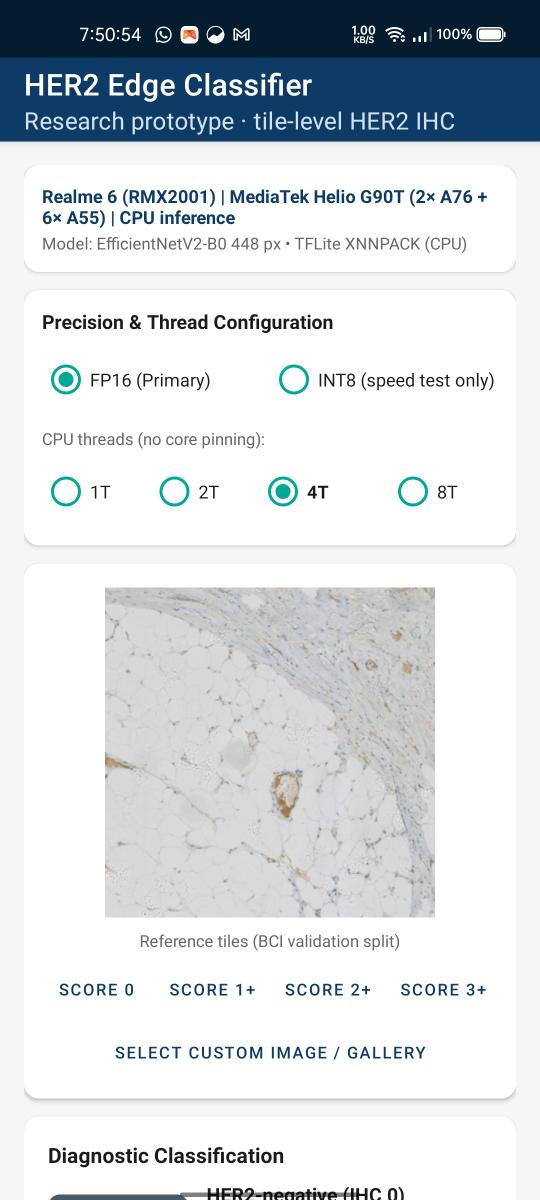
#> input picture deployment/app_screenshots/realme_6/01_app_overview_hardware_and_controls.png, 1080 x 2400 px, found by its file name (shown at 1/2 size)
$ python create_realme_6_composite_figure.py
#> lines starting #> are read from the running program, lines starting #| are printed output that depends on the picture
"""
Generate publication-quality composite figure of the physical Android App running
on the Realme 6 (RMX2001, MediaTek Helio G90T, Android 11) for FYP3 documentation.
"""

from pathlib import Path
import cv2
import numpy as np
import matplotlib
matplotlib.use("Agg")
import matplotlib.pyplot as plt

SCREEN_DIR = Path("/Users/dhaneswarareddy/Downloads/FYP3/deployment/app_screenshots/realme_6")
OUT_DIR = Path("/Users/dhaneswarareddy/Downloads/FYP3/final_report_figures")
OUT_DIR.mkdir(parents=True, exist_ok=True)

screens = [
    ("01_app_overview_hardware_and_controls.png", "A: Device and configuration\n(Helio G90T • 2× A76 + 6× A55 • Android 11)"),
    ("04_app_inference_score_2_equivocal_fp16.png", "B: Reference tile 2+ (FP16)\n(equivocal: reflex ISH required)"),
    ("05_app_inference_score_3_positive_fp16.png", "C: Reference tile 3+ (FP16)\n(HER2-positive; pathologist review)"),
    ("06_app_inference_score_3_int8_quantized.png", "D: INT8 selected\n(failed accuracy gate: speed test only)"),
]

fig, axes = plt.subplots(1, 4, figsize=(18, 10.5))

for ax, (fname, title) in zip(axes, screens):
    img_bgr = cv2.imread(str(SCREEN_DIR / fname))
#> img_bgr is the input picture: shape (2400, 1080, 3); mean B, G, R 221.7, 217.9, 212.6
    # Crop status bar (top 115px) and nav bar (bottom 115px)
    img_cropped = img_bgr[115:2285, :]
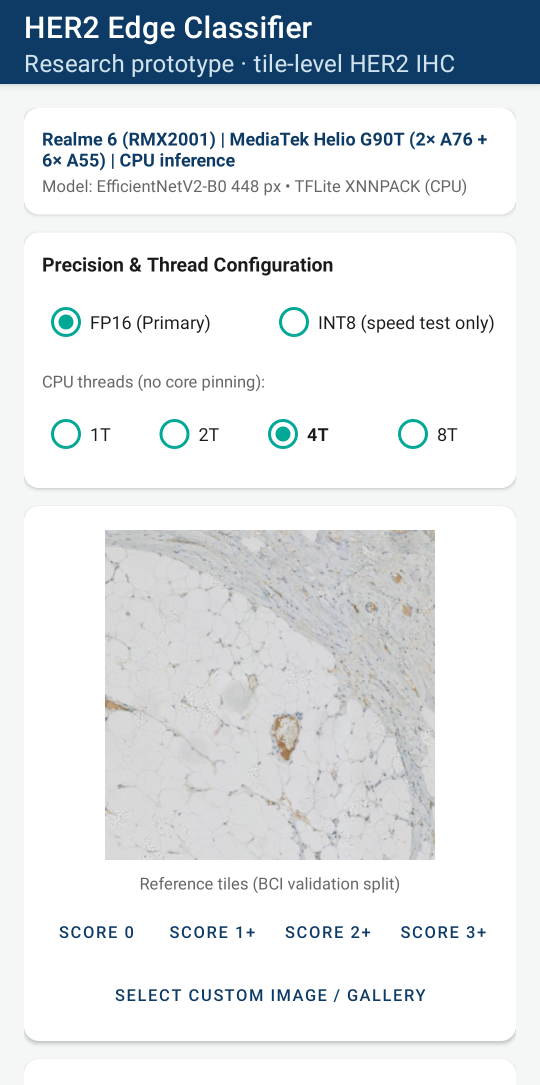
#> img_cropped: shape (2170, 1080, 3) (shown at 1/2 size); mean B, G, R 230, 226.7, 222
    img_rgb = cv2.cvtColor(img_cropped, cv2.COLOR_BGR2RGB)

    ax.imshow(img_rgb)
    ax.set_title(title, fontsize=11, fontweight="bold", pad=12, color="#0d3b66")
    ax.axis("off")
#> pass 2 of the loop `for ax, (fname, title) in zip(axes, screens):`:
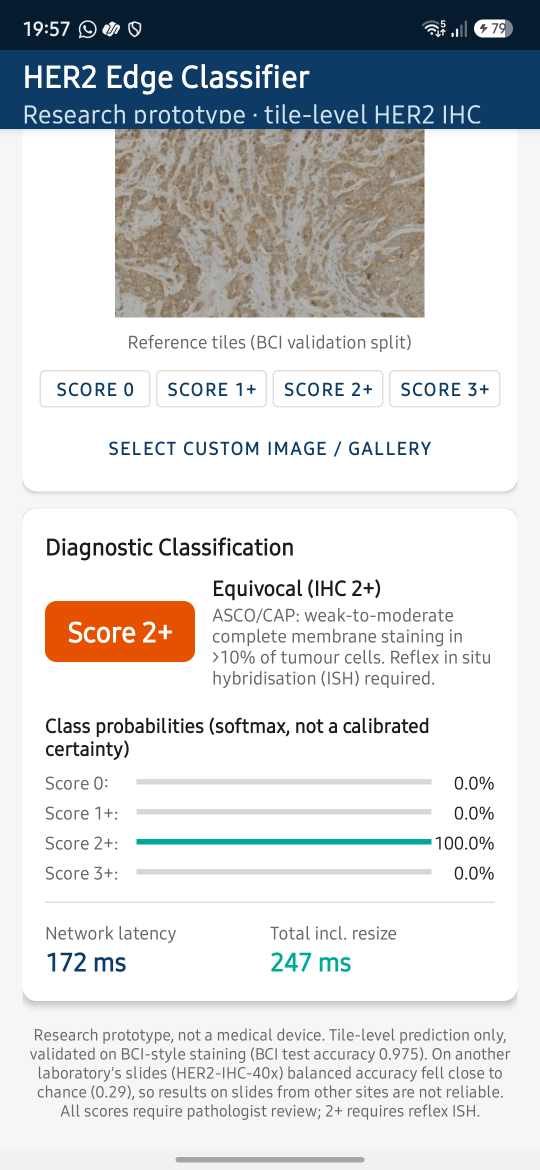
#> input picture deployment/app_screenshots/04_app_inference_score_2_equivocal_fp16.png, 1080 x 2340 px, found by its file name (shown at 1/2 size)
#> img_bgr is the input picture: shape (2340, 1080, 3); mean B, G, R 213.9, 212.6, 210.4
#> `img_cropped = img_bgr[115:2285, :]`:
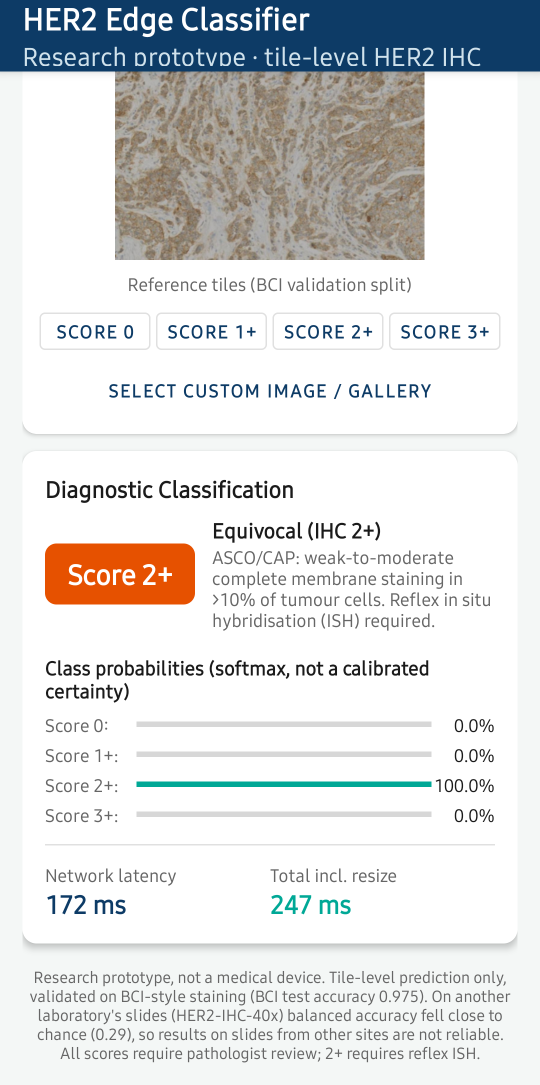
#> img_cropped: shape (2170, 1080, 3) (shown at 1/2 size); mean B, G, R 221.3, 221.2, 220
#> pass 3 of the loop `for ax, (fname, title) in zip(axes, screens):`:
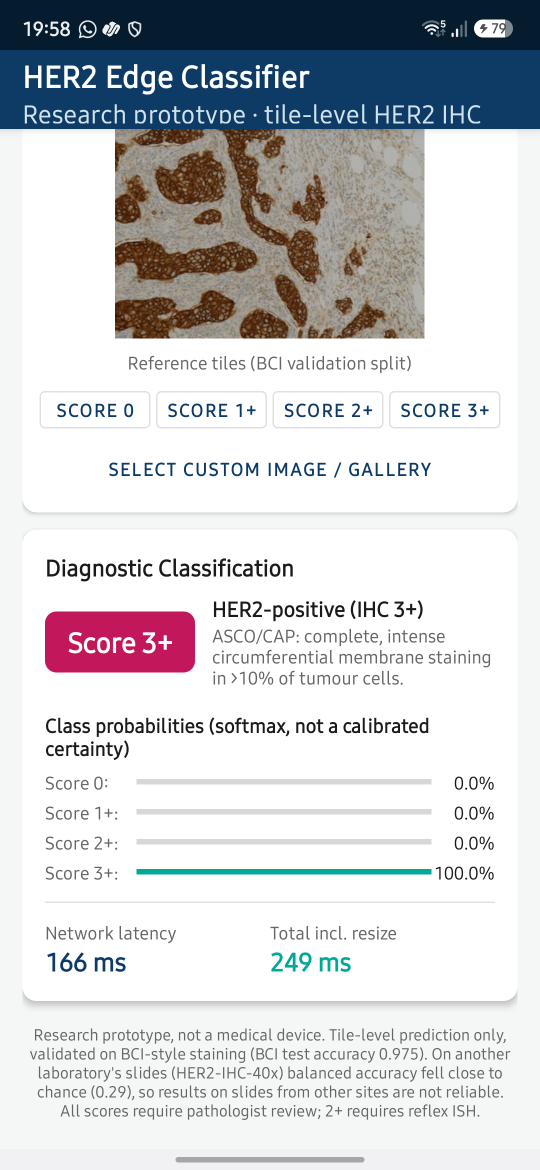
#> input picture deployment/app_screenshots/05_app_inference_score_3_positive_fp16.png, 1080 x 2340 px, found by its file name (shown at 1/2 size)
#> img_bgr is the input picture: shape (2340, 1080, 3); mean B, G, R 211, 208.3, 207
#> `img_cropped = img_bgr[115:2285, :]`:
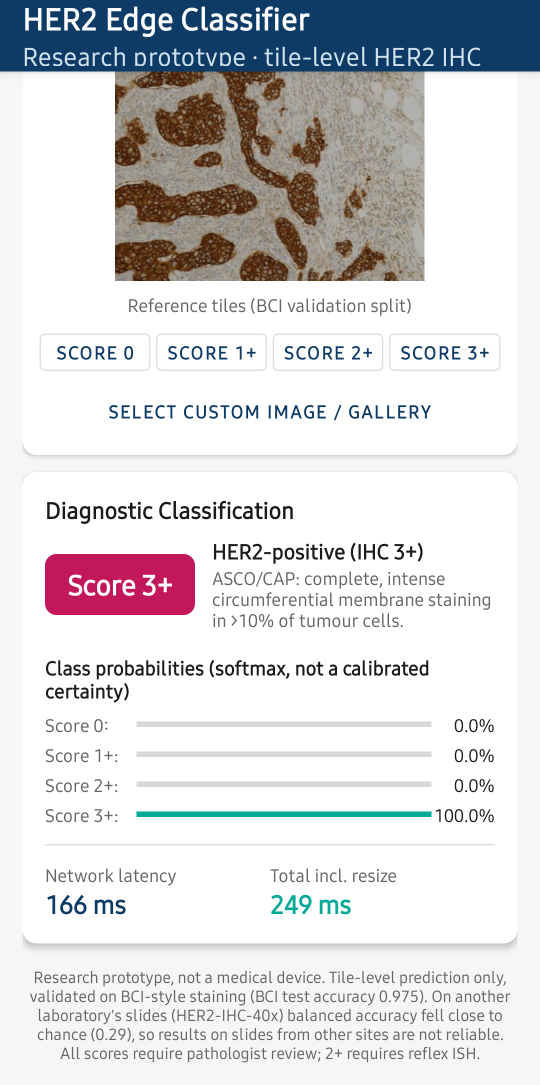
#> img_cropped: shape (2170, 1080, 3) (shown at 1/2 size); mean B, G, R 218.2, 216.4, 216.3
#> the loop made 4 passes; the first 3 are shown

fig.suptitle("Figure 10: Android app v1.1 on Realme 6 (MediaTek Helio G90T, Android 11), screenshots 10 Nov 2026",
             fontsize=15, fontweight="bold", y=0.98, color="#051b2e")
fig.tight_layout(rect=[0, 0, 1, 0.96])

out_file = OUT_DIR / "fig10_realme6_app_interface_and_inference.png"
fig.savefig(out_file, dpi=300)
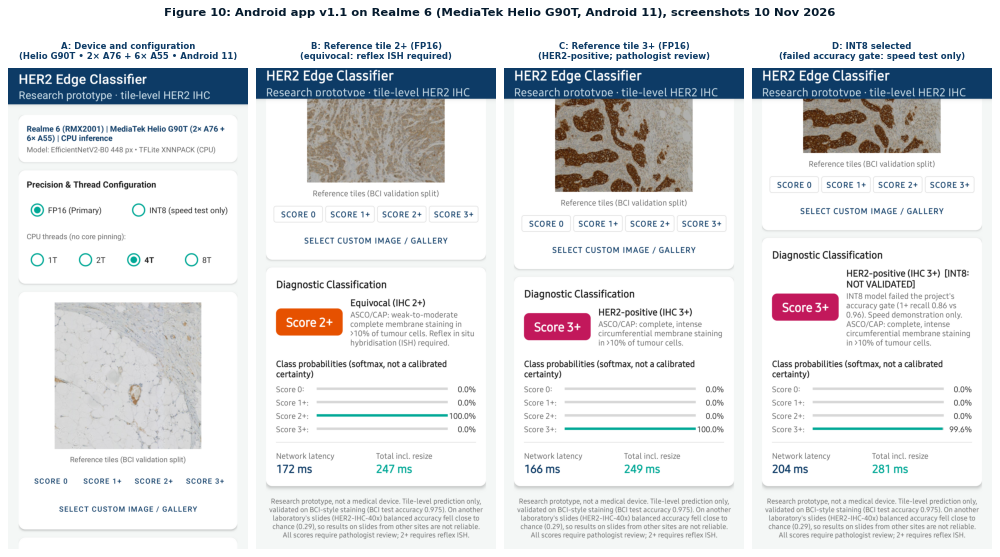
#> figure drawn by matplotlib, 4 panels
plt.close(fig)

print(f"[SUCCESS] Composite publication figure saved to: {out_file}")
